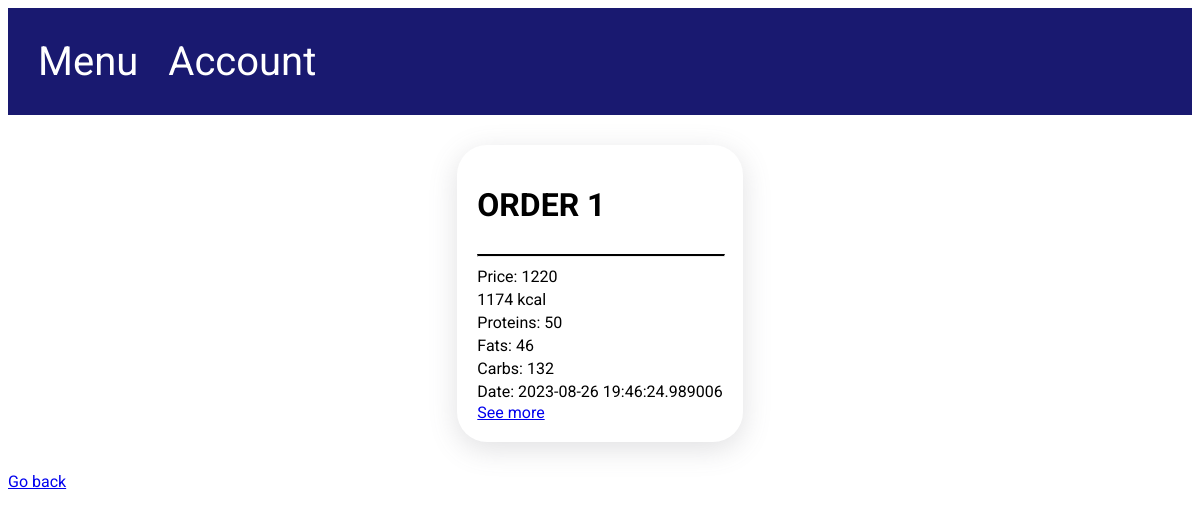
Screenshot of /user/orders (signed in) with the database file from the repository.
### models.py (models this page shows, shortened)
class UserOrder(Base):
    __tablename__ = "user_order"
    id = Column(Integer, primary_key=True)
    user_id = Column(Integer, ForeignKey("user.id"))
    address_id = Column(Integer, ForeignKey("address.id"))
    order_price = Column(Integer)
    order_kcal = Column(Integer)
    order_proteins = Column(Integer)
    order_fats = Column(Integer)
    order_carbs = Column(Integer)
    comment = Column(String(255))
    order_date = Column(String(120))
    order_rate = Column(Integer)
    order_status = Column(Integer, ForeignKey("status.id"))
    address = relationship("Address", back_populates="user_order")
    user = relationship("User", back_populates="user_order")
    ordered_dish = relationship("OrderedDish", back_populates="user_order")
    status = relationship("Status", back_populates="user_order")

### app.py (the view)
@app.route('/user/orders', methods=['GET'])
def user_orders_history():  # Alchemy
    if session.get("user_id") is None:
        return app.redirect("/user/sign_in")
    database.init_db()
    orders = database.db_session.query(UserOrder).where(UserOrder.user_id == session.get("user_id"),
                                                        UserOrder.order_status == 3)
    return render_template("user_orders.html", orders=orders)

### database.py (called while the page is built)
def init_db():
    import models
    Base.metadata.create_all(bind=engine)

### templates/user_orders.html
{% extends 'base.html' %}
{% block content %}
    <div class="container user_page">
        {% for order in orders %}
            <div class="content-holder orders">
                <h1>ORDER {{ loop.index }}</h1>
                <hr class="line">
                <p>
                    Price: {{ order.order_price }}
                </p>
                <p>
                    {{ order.order_kcal }} kcal
                </p>
                <p>
                    Proteins: {{ order.order_proteins }}
                </p>
                <p>
                    Fats: {{ order.order_fats }}
                </p>
                <p>
                    Carbs: {{ order.order_carbs }}
                </p>
                <p>
                    Date: {{ order.order_date }}
                </p>
                <a href="/user/orders/{{ order.id }}"> See more </a>
            </div>
        {% endfor %}
    </div>
    <a href="/user"> Go back </a>
{% endblock %}

### static/css/style.css (style rules this page uses)
body { font-family: 'Roboto', sans-serif; }
.container { padding: 30px 50px 30px 50px; }
.content-holder { display: flex; flex-direction: column; border-radius: 30px; padding: 20px; box-shadow: rgba(100, 100, 111, 0.2) 0px 7px 29px 0px; }
.user_page { display: flex; flex-direction: column; align-items: center; }
.line { border-top: 2px solid black; width: 100% }
.orders p { margin-top: 2px; margin-bottom: 2px; }

### rows the page displays
UserOrder: order_price "1220", order_kcal "1174", order_proteins "50", order_fats "46", order_carbs "132", order_date "2023-08-26 19:46:24.989006"
